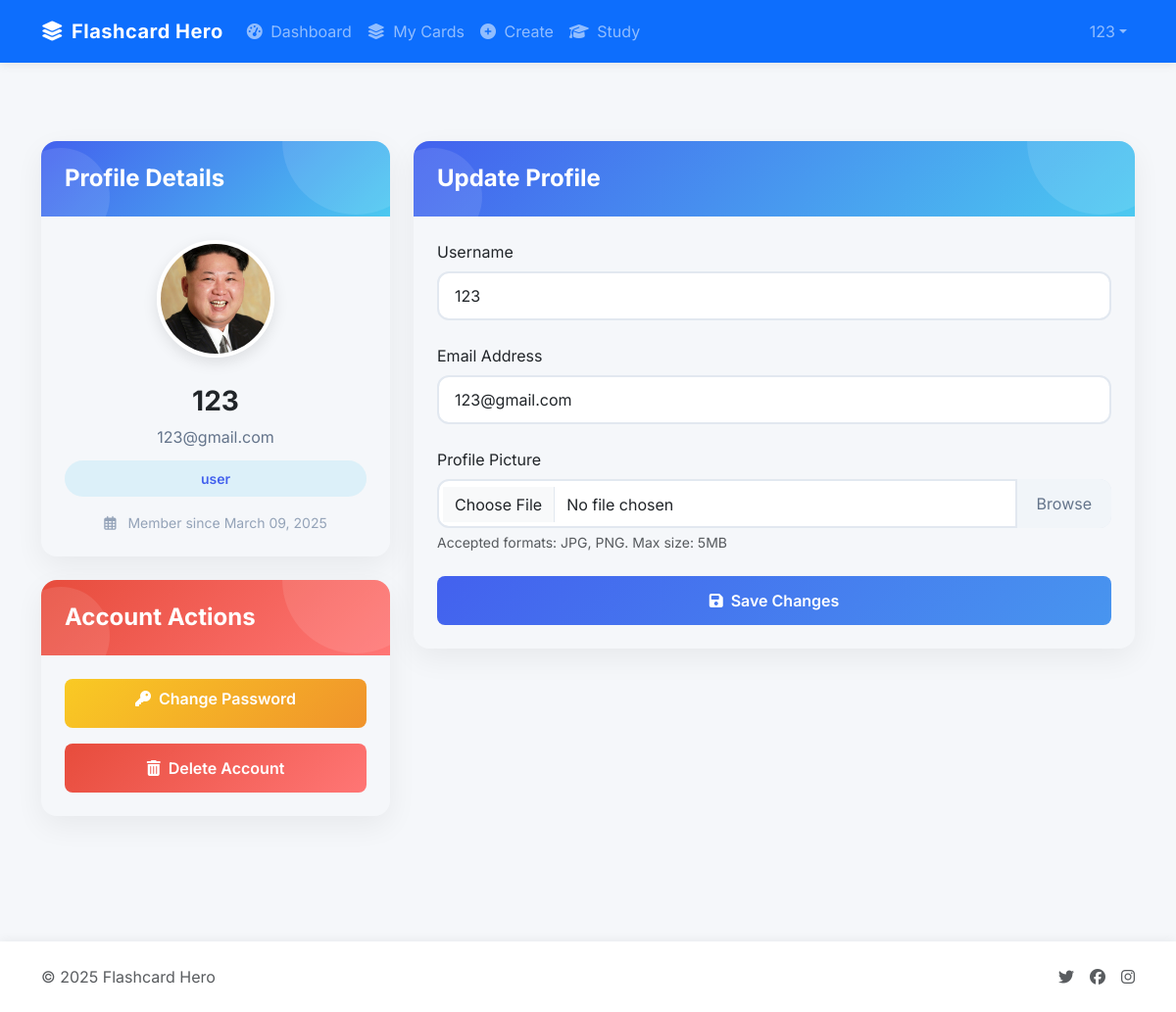
/profile (signed in), run on an earlier commit of the app's database.
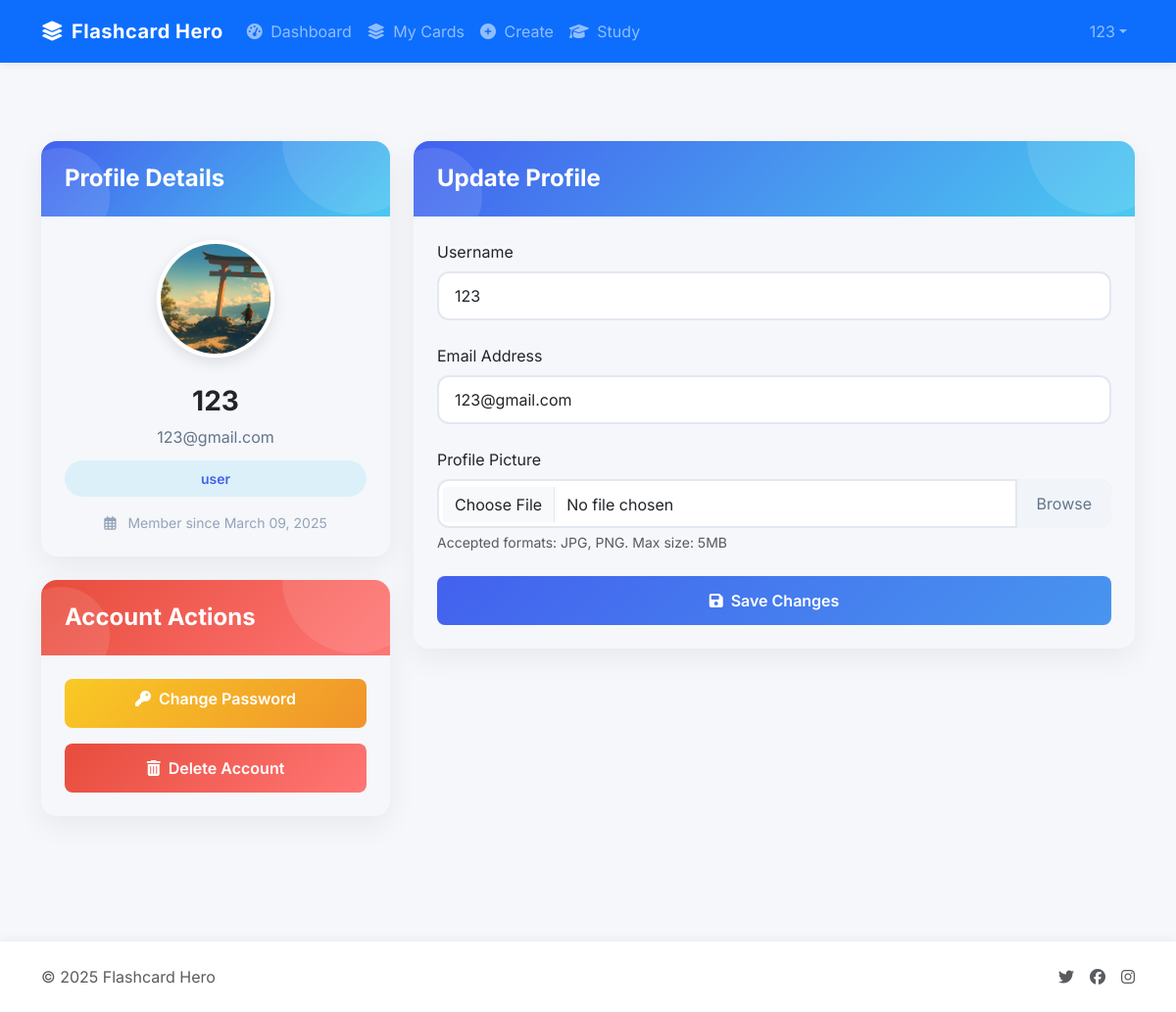
And on a later commit of the database.
### models.py (models this page shows, shortened)
class User(db.Model, UserMixin):
    id = db.Column(db.Integer, primary_key=True)
    username = db.Column(db.String(50), unique=True, nullable=False)
    email = db.Column(db.String(120), unique=True, nullable=False)
    password = db.Column(db.String(200), nullable=False)
    profile_pic = db.Column(db.String(100), default='default_profile.png')
    role = db.Column(db.Enum(UserRole), default=UserRole.USER)
    date_joined = db.Column(db.DateTime, default=datetime.utcnow)
    cards = db.relationship('Card', backref='author', lazy=True)
    achievements = db.relationship('UserAchievement', backref='user', lazy=True)

### app.py (the view)
@app.route('/profile', methods=['GET', 'POST'])
@login_required
def profile():
    form = UpdateProfileForm()
    if form.validate_on_submit():
        current_user.username = form.username.data
        current_user.email = form.email.data
        if form.profile_pic.data:
            picture_file = save_profile_picture(form.profile_pic.data)
            current_user.profile_pic = picture_file
        db.session.commit()
        log_activity(current_user.id, "Profile updated")
        flash('Your profile has been updated!', 'success')
        return redirect(url_for('profile'))
    elif request.method == 'GET':
        form.username.data = current_user.username
        form.email.data = current_user.email
    return render_template('profile.html', form=form)

### forms.py
class UpdateProfileForm(FlaskForm):
    username = StringField('Username', validators=[DataRequired(), Length(min=2, max=20)])
    email = StringField('Email', validators=[DataRequired(), Email()])
    profile_pic = FileField('Update Profile Picture', validators=[FileAllowed(['jpg', 'png'])])
    submit = SubmitField('Update')

### app.py (called while the page is built)
@login_manager.user_loader
def load_user(user_id):
    return User.query.get(int(user_id))

### templates/profile.html (shortened to what this page needs)
{% extends "layout.html" %}
{% block content %}
<div class="profile-container">
    <div class="row g-4">
        <div class="col-md-4">
            <div class="profile-card mb-4">
                <div class="profile-header">
                    <h4 class="profile-header-title">Profile Details</h4>
                </div>
                <div class="card-body text-center p-4">
                    <img src="{{ url_for('static', filename='uploads/profile_pics/' + current_user.profile_pic) }}"
                         alt="Profile Picture" class="profile-avatar mb-3">
                    <h3 class="profile-name">{{ current_user.username }}</h3>
                    <p class="profile-email">{{ current_user.email }}</p>
                    <div class="profile-badge">{{ current_user.role.value }}</div>
                    <p class="profile-date">
                        <i class="far fa-calendar-alt me-2"></i>
                        Member since {{ current_user.date_joined.strftime('%B %d, %Y') }}
                    </p>
                </div>
            </div>
            <div class="profile-card">
                <div class="profile-header danger-header">
                    <h4 class="profile-header-title">Account Actions</h4>
                </div>
                <div class="card-body p-4">
                    <div class="d-grid gap-3">
                        <a href="{{ url_for('change_password') }}" class="btn btn-warning btn-profile">
                            <i class="fas fa-key me-2"></i>Change Password
                        </a>
                        <button type="button" class="btn btn-danger btn-profile" data-bs-toggle="modal" data-bs-target="#deleteAccountModal">
                            <i class="fas fa-trash-alt me-2"></i>Delete Account
                        </button>
                    </div>
                </div>
            </div>
        </div>
        <div class="col-md-8">
            <div class="profile-card">
                <div class="profile-header">
                    <h4 class="profile-header-title">Update Profile</h4>
                </div>
                <div class="card-body p-4">
                    <form method="POST" action="{{ url_for('profile') }}" enctype="multipart/form-data">
                        <div class="mb-4">
                            <label for="{{ form.username.id }}" class="form-label">Username</label>
                            {{ form.username(class="form-control" + (" is-invalid" if form.username.errors else "")) }}
                        </div>
                        <div class="mb-4">
                            <label for="{{ form.email.id }}" class="form-label">Email Address</label>
                            {{ form.email(class="form-control" + (" is-invalid" if form.email.errors else "")) }}
                        </div>
                        <div class="mb-4">
                            <label for="{{ form.profile_pic.id }}" class="form-label">Profile Picture</label>
                            <div class="file-upload">
                                {{ form.profile_pic(class="form-control" + (" is-invalid" if form.profile_pic.errors else "")) }}
                                <span class="file-upload-label">Browse</span>
                            </div>
                            <div class="form-text">Accepted formats: JPG, PNG. Max size: 5MB</div>
                        </div>
                        <div class="d-grid mt-4">
                            <button type="submit" class="btn btn-primary btn-profile">
                                <i class="fas fa-save me-2"></i>Save Changes
                            </button>
                        </div>
                    </form>
                </div>
            </div>
        </div>
    </div>
</div>
{% endblock %}

### templates/layout.html (shortened to what this page needs)
<!DOCTYPE html>
<html lang="en">
<head>
    <link href="https://cdn.jsdelivr.net/npm/bootstrap@5.3.2/dist/css/bootstrap.min.css" rel="stylesheet">
    <link rel="stylesheet" href="https://cdnjs.cloudflare.com/ajax/libs/font-awesome/6.4.2/css/all.min.css">
    <link rel="stylesheet" href="{{ url_for('static', filename='css/main.css') }}">
</head>
<body>
    <nav class="navbar navbar-expand-lg navbar-dark bg-primary">
        <div class="container">
            <a class="navbar-brand" href="{{ url_for('index') }}">
                <i class="fas fa-layer-group me-2"></i>Flashcard Hero
            </a>
            <div class="collapse navbar-collapse" id="navbarNav">
                <ul class="navbar-nav me-auto">
                    {% if current_user.is_authenticated %}
                        <li class="nav-item">
                            <a class="nav-link" href="{{ url_for('dashboard') }}">
                                <i class="fas fa-tachometer-alt me-1"></i> Dashboard
                            </a>
                        </li>
                        <li class="nav-item">
                            <a class="nav-link" href="{{ url_for('view_cards') }}">
                                <i class="fas fa-layer-group me-1"></i> My Cards
                            </a>
                        </li>
                        <li class="nav-item">
                            <a class="nav-link" href="{{ url_for('create_card') }}">
                                <i class="fas fa-plus-circle me-1"></i> Create
                            </a>
                        </li>
                        <li class="nav-item">
                            <a class="nav-link" href="{{ url_for('study') }}">
                                <i class="fas fa-graduation-cap me-1"></i> Study
                            </a>
                        </li>
                    {% endif %}
                </ul>
                <ul class="navbar-nav">
                    {% if current_user.is_authenticated %}
                        <li class="nav-item dropdown">
                            <a class="nav-link dropdown-toggle d-flex align-items-center" href="#" role="button" data-bs-toggle="dropdown">
                                <span>{{ current_user.username }}</span>
                            </a>
                        </li>
                        {% endif %}
                </ul>
            </div>
        </div>
    </nav>
    <main class="container py-5">
        {% block content %}{% endblock %}
    </main>
    <footer class="footer bg-white py-4">
        <div class="container">
            <div class="row align-items-center">
                <div class="col-md-6 text-center text-md-start">
                    <span class="text-muted">© 2025 Flashcard Hero</span>
                </div>
                <div class="col-md-6 text-center text-md-end">
                    <div class="d-flex justify-content-center justify-content-md-end">
                        <a href="#" class="text-muted me-3"><i class="fab fa-twitter"></i></a>
                        <a href="#" class="text-muted me-3"><i class="fab fa-facebook"></i></a>
                        <a href="#" class="text-muted"><i class="fab fa-instagram"></i></a>
                    </div>
                </div>
            </div>
        </div>
    </footer>
</body>
</html>

What changed in the data, as far as the page shows it:
changed User "123@gmail.com": profile_pic: a different picture
